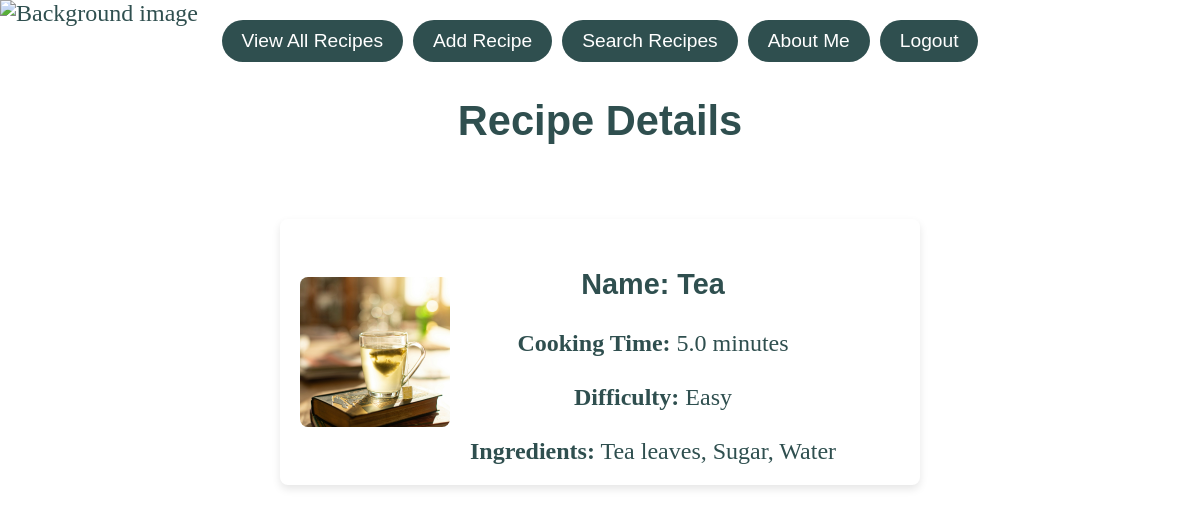
Screenshot of /recipes/1 (signed in) with the database file from the repository.
### recipes/models.py (models this page shows, shortened)
class Recipe(models.Model):
    name= models.CharField(max_length=120)
    cooking_time= models.FloatField(help_text='minutes')
    ingredients= models.CharField(max_length=400, help_text='Ingredients must be separated by commas.')
    pic = models.ImageField(upload_to='recipes', default='no_picture.jpg')
    def calculate_difficulty(self):
        ing_list = self.ingredients.split(', ')
        num_ingredients = len(ing_list)
        if self.cooking_time < 10:
            if num_ingredients < 4:
                difficulty = 'Easy'
            else:
                difficulty = 'Medium'
        else:
            if num_ingredients < 4:
                difficulty = 'Intermediate'
            else:
                difficulty = 'Hard'
        return difficulty

### recipes/views.py (the view)
# urls.py: path('recipes/<pk>', RecipeDetailView.as_view(), name='detail'),  # Detail view
class RecipeDetailView(LoginRequiredMixin, DetailView):
    model = Recipe
    template_name = 'recipes/recipe_details.html'

### recipes/templates/recipes/recipe_details.html (shortened to what this page needs)
{% load static %}
<!DOCTYPE html>
<html lang="en">
<head>
    <link rel="stylesheet" href="{% static 'style.css' %}">
</head>
<body>
    <nav>
        <button><a href="{% url 'recipes:list' %}">View All Recipes</a></button>
        <button><a href="{% url 'recipes:add_recipe' %}">Add Recipe</a></button>
        <button><a href="{% url 'recipes:recipe_search' %}">Search Recipes</a></button>
        <button><a href="{% url 'recipes:about_me' %}">About Me</a></button>
        <button><a href="{% url 'logout' %}">Logout</a></button>
    </nav>
    <h2>Recipe Details</h2>
    <div class="content-wrapper">
        <div class="recipe-list">
            <div class="recipe-card">
                <img src="{{ recipe.pic.url }}" alt="{{ recipe.name }}" class="recipe-image">
                <div class="recipe-info">
                    <h3>Name: {{ recipe.name }}</h3>
                    <b>Cooking Time:</b> {{recipe.cooking_time}} minutes<br>
                    <br>
                    <b>Difficulty:</b> {{recipe.calculate_difficulty}}<br>
                    <br>
                    <b>Ingredients:</b> {{recipe.ingredients}}<br>
                </div>
            </div>
        </div>
    </div>
</body>
</html>

### static/style.css (style rules this page uses)
html, body { margin: 0; padding: 0; width: 100%; height: 100%; }
body { display: flex; flex-direction: column; align-items: center; position: relative; font-size: 1.5rem; color: rgb(47, 79, 79); min-height: 100vh; }
.content-wrapper { width: 100%; max-width: 1200px; padding: 20px; text-align: center; display: flex; flex-direction: column; align-items: center; }
h1, h2, h3 { color: rgb(47, 79, 79); font-family: 'Roboto Mono', 'Calibri', 'Trebuchet MS', sans-serif; font-size: 3.5rem; }
h2 { font-size: 2.6rem; }
h3 { font-size: 1.8rem; }
a { display: inline-block; padding: 10px 20px; margin-top: 20px; text-decoration: none; font-size: 1.2rem; font-family: 'Roboto Mono', 'Calibri', 'Trebuchet MS', sans-serif; color: white; background-color: rgb(47, 79, 79); border-radius: 25px; transition: background-color 0.3s ease, transform 0.3s ease; }
.recipe-list { display: flex; flex-direction: column; align-items: center; gap: 20px; margin-top: 20px; }
.recipe-card { display: flex; align-items: center; background-color: white; border-radius: 8px; box-shadow: 0 4px 8px rgba(0, 0, 0, 0.1); padding: 20px; width: 600px; max-width: 100%; }
.recipe-image { width: 150px; height: 150px; border-radius: 8px; object-fit: cover; margin-right: 20px; }
nav { display: flex; gap: 10px; }
nav button { cursor: pointer; }
nav button { background: none; border: none; padding: 0; margin: 0; }
nav button a { display: inline-block; padding: 10px 20px; text-decoration: none; font-size: 1.2rem; font-family: 'Roboto Mono', 'Calibri', 'Trebuchet MS', sans-serif; color: white; background-color: rgb(47, 79, 79); border-radius: 25px; transition: background-color 0.3s ease, transform 0.3s ease; }

### rows the page displays
Recipe: pic (picture), name "Tea", cooking_time "5.0", calculate_difficulty "Easy", ingredients "Tea leaves, Sugar, Water"
